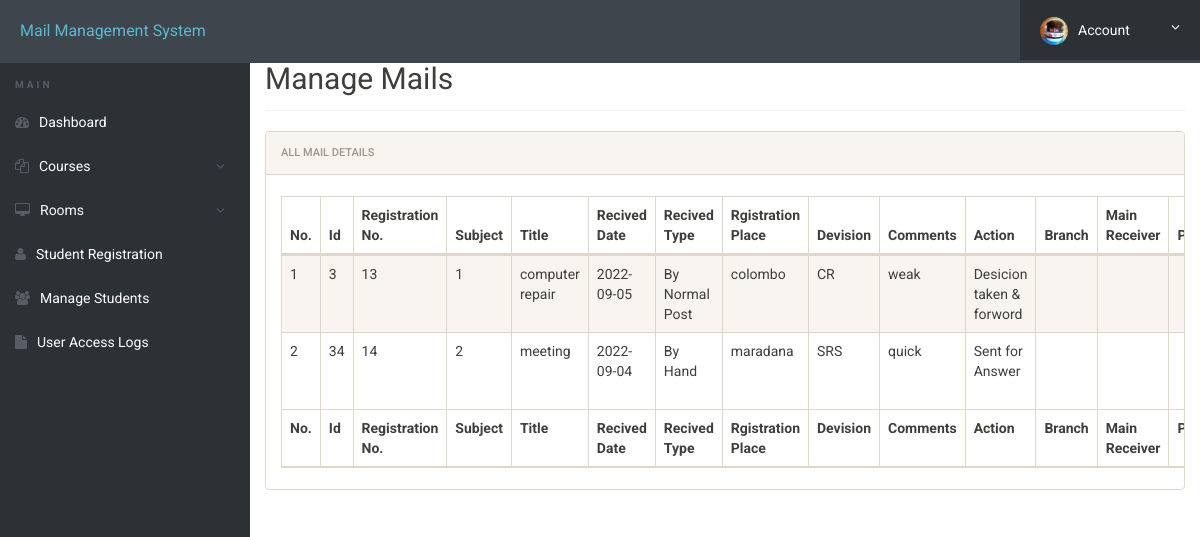
/admin/manage-rooms.php (signed in), run on the app's committed database.
### tables this page shows
CREATE TABLE `registration` (
  `id` int(11) NOT NULL AUTO_INCREMENT,
  `recidate` date DEFAULT NULL,
  `devision` varchar(500) DEFAULT NULL,
  `regno` int(11) DEFAULT NULL,
  `subject` varchar(500) DEFAULT NULL,
  `title` varchar(500) DEFAULT NULL,
  `recitype` varchar(500) DEFAULT NULL,
  `regplace` varchar(250) DEFAULT NULL,
  `action` varchar(1000) DEFAULT NULL,
  `comment` varchar(500) DEFAULT NULL,
  PRIMARY KEY (`id`)
);

### admin/manage-rooms.php (the view, shortened to what this page needs)
<?php
include('includes/config.php');
?>
<!doctype html>
<html lang="en" class="no-js">
<head>
	<link rel="stylesheet" href="css/font-awesome.min.css">
	<link rel="stylesheet" href="css/bootstrap.min.css">
	<link rel="stylesheet" href="css/dataTables.bootstrap.min.css">
	<link rel="stylesheet" href="css/bootstrap-social.css">
	<link rel="stylesheet" href="css/bootstrap-select.css">
	<link rel="stylesheet" href="css/fileinput.min.css">
	<link rel="stylesheet" href="css/awesome-bootstrap-checkbox.css">
	<link rel="stylesheet" href="css/style.css">
</head>
<body>
	<?php include('includes/header.php');?>
	<div class="ts-main-content">
			<?php include('includes/sidebar.php');?>
		<div class="content-wrapper">
			<div class="container-fluid">
				<div class="row">
					<div class="col-md-12">
						<h2 class="page-title" style="margin-top: 4%">Manage Mails</h2>
						<div class="panel panel-default">
							<div class="panel-heading">All Mail Details</div>
							<div class="panel-body">
								<table id="zctb" class="display table table-striped table-bordered table-hover" cellspacing="0" width="100%">
									<thead>
										<tr>
											<th>No.</th>
											<th>Id</th>
											<th>Registration No.</th>
											<th>Subject </th>
											<th>Title  </th>
											<th>Recived Date</th>
											<th>Recived Type </th>
											<th>Rgistration Place  </th>
											<th>Devision  </th>
											<th>Comments  </th>
											<th>Action  </th>
											<th>Branch  </th>
											<th>Main Receiver  </th>
											<th>Positions  </th>
										</tr>
									</thead>
									<tfoot>
										<tr>
											<th>No.</th>
											<th>Id</th>
											<th>Registration No.</th>
											<th>Subject </th>
											<th>Title </th>
											<th>Recived Date</th>
											<th>Recived Type </th>
											<th>Rgistration Place  </th>
											<th>Devision  </th>
											<th>Comments  </th>
											<th>Action  </th>
											<th>Branch  </th>
											<th>Main Receiver  </th>
											<th>Positions  </th>
									</tfoot>
									<tbody>
<?php
$ret="select * from registration";
$stmt= $mysqli->prepare($ret) ;
$stmt->execute() ;
$res=$stmt->get_result();
$cnt=1;
while($row=$res->fetch_object())
	  {
	  	?>
<tr><td><?php echo $cnt;;?></td>
<td><?php echo $row->id;?></td>
<td><?php echo $row->regno;?></td>
<td><?php echo $row->subject;?></td>
<td><?php echo $row->title;?></td>
<td><?php echo $row->recidate;?></td>
<td><?php echo $row->recitype;?></td>
<td><?php echo $row->regplace;?></td>
<td><?php echo $row->devision;?></td>
<td><?php echo $row->comment;?></td>
<td><?php echo $row->action;?></td>
<td><?php echo $row->branch;?></td>
<td><?php echo $row->mainreciver;?></td>
<td><?php echo $row->position;?></td>
										</tr>
									<?php
$cnt=$cnt+1;
									 } ?>
									</tbody>
								</table>
							</div>
						</div>
					</div>
				</div>
			</div>
		</div>
	</div>
</body>
</html>

### admin/css/style.css (style rules this page uses)
html { font-size: 14px; }
@media only screen and (min-width: 480px) { html { font-size: 17px; } }
@media only screen and (min-width: 768px) { html { font-size: 14px; } }
body { font-size: 1em; }
.panel { overflow: hidden; }
.page-title { padding-bottom: 15px; margin-bottom: 20px; border-bottom: 1px solid #f0f0f0; }
.ts-main-content .content-wrapper { padding-top: 15px; margin-top: 10px; }
@media only screen and (min-width: 992px) { .ts-main-content .content-wrapper { margin-left: 250px; } }

### data on the page
registration: id "3", regno "13", subject "1", title "computer repair", recidate "2022-09-05", recitype "By Normal Post", regplace "colombo", devision "CR", comment "weak", action "Desicion taken & forword"
registration: id "34", regno "14", subject "2", title "meeting", recidate "2022-09-04", recitype "By Hand", regplace "maradana", devision "SRS", comment "quick", action "Sent for Answer"
